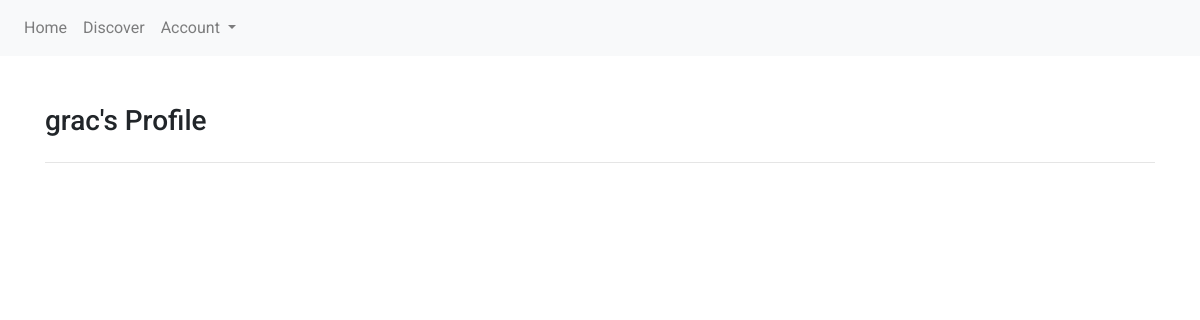
The page /user/grac/ on the database as committed earlier.
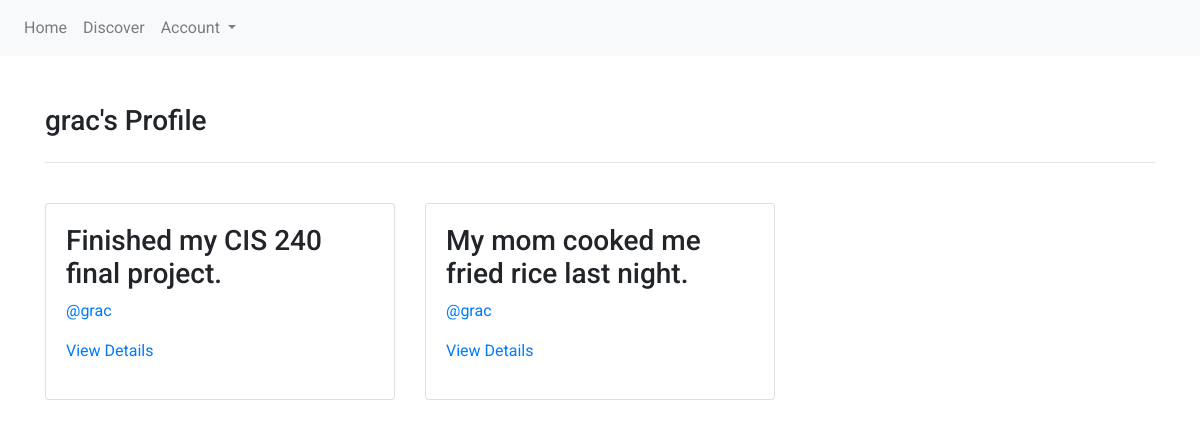
The same page on the database as committed later.
### main/models.py (models this page shows, shortened)
class Post(models.Model):
    title = models.CharField(max_length=200)
    body = models.TextField()
    author = models.ForeignKey(User, on_delete=models.DO_NOTHING, null=True)
    created_at = models.DateTimeField()
    categories = models.ManyToManyField(Category)

### main/views.py (the view)
# urls.py: path('user/<str:username>/', views.user_view, name='user_view'),
def user_view(request, username):
    user = User.objects.get(username=username)
    posts = Post.objects.filter(author=user).order_by('-created_at')
    return render(request, 'user.html', { 'user': user, 'all_posts': posts })

### main/templates/user.html (shortened to what this page needs)
{% extends 'base.html' %}
{% load static %}
{% block content %}
    <h3 style="margin-bottom: 1.5rem">{{ user.username }}'s Profile</h3>
    <hr>
    <br>
    <div class="row">
        {% for post in all_posts %}
        <div class="col-md-4" style="margin-bottom: 1.5rem">
            <div class="card">
                <div class="card-body">
                    <h3>{{ post.title }}</h3>
                    <p><span>
                    <a href="{% url 'user_view' username=post.author.username %}">@{{ post.author.username }}</a>
                    </span></p>
                    <p>
                        <a href="{% url 'post_details_view' id=post.id %}">View Details</a>
                    </p>
                </div>
            </div>
        </div>
        {% endfor %}
    </div>
{% endblock %}

Rows that differ between the two databases and show on the page:
added Post: title "Finished my CIS 240 final project.", author.username "grac"
added Post: title "My mom cooked me fried rice last night.", author.username "grac"
